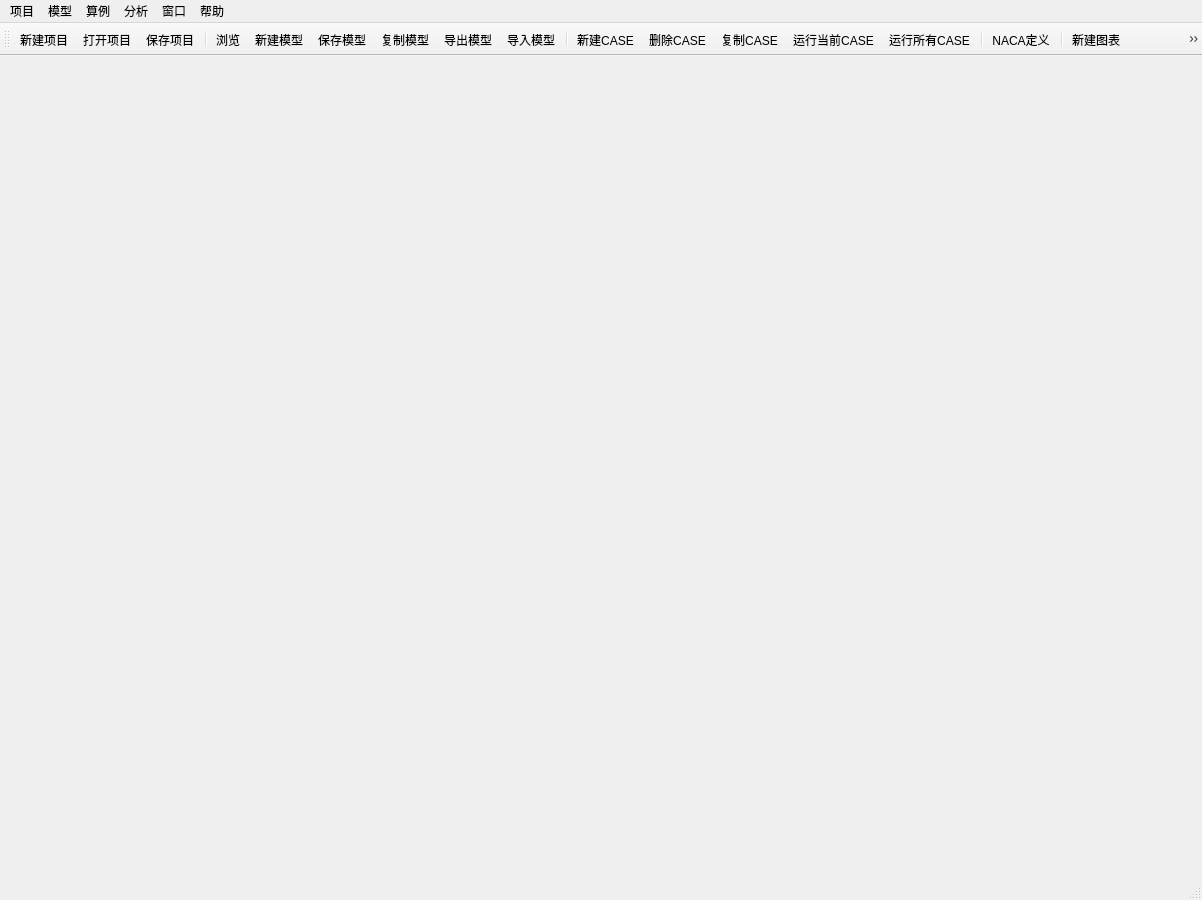
<?xml version="1.0" encoding="UTF-8"?>
<ui version="4.0">
 <class>MainWindow</class>
 <widget class="QMainWindow" name="MainWindow">
  <property name="geometry">
   <rect>
    <x>0</x>
    <y>0</y>
    <width>1202</width>
    <height>900</height>
   </rect>
  </property>
  <property name="windowTitle">
   <string>Datcom辅助分析软件</string>
  </property>
  <widget class="QWidget" name="centralWidgetLay">
   <property name="maximumSize">
    <size>
     <width>16777215</width>
     <height>16777215</height>
    </size>
   </property>
   <layout class="QVBoxLayout" name="verticalLayout">
    <item>
     <widget class="QWidget" name="Main_widget" native="true">
      <property name="sizePolicy">
       <sizepolicy hsizetype="Expanding" vsizetype="Expanding">
        <horstretch>0</horstretch>
        <verstretch>0</verstretch>
       </sizepolicy>
      </property>
      <property name="maximumSize">
       <size>
        <width>16777215</width>
        <height>16777215</height>
       </size>
      </property>
     </widget>
    </item>
   </layout>
  </widget>
  <widget class="QMenuBar" name="menuBar">
   <property name="geometry">
    <rect>
     <x>0</x>
     <y>0</y>
     <width>1202</width>
     <height>23</height>
    </rect>
   </property>
   <widget class="QMenu" name="menuProject">
    <property name="title">
     <string>项目</string>
    </property>
    <addaction name="actionNewProject"/>
    <addaction name="actionOpenProject"/>
    <addaction name="actionSaveProject"/>
    <addaction name="separator"/>
    <addaction name="actionSettings"/>
    <addaction name="actionImportSettings"/>
    <addaction name="actionExportSettings"/>
    <addaction name="separator"/>
    <addaction name="actionExit"/>
   </widget>
   <widget class="QMenu" name="menu_Model">
    <property name="title">
     <string>模型</string>
    </property>
    <addaction name="actionBrowse"/>
    <addaction name="actionNewModel"/>
    <addaction name="actionCopyModel"/>
    <addaction name="actionSaveModel"/>
    <addaction name="separator"/>
    <addaction name="actionExportModel"/>
    <addaction name="actionImportModel"/>
    <addaction name="separator"/>
    <addaction name="actionManageModelTemplete"/>
    <addaction name="separator"/>
    <addaction name="actionNACA"/>
   </widget>
   <widget class="QMenu" name="menu_Problem">
    <property name="title">
     <string>算例</string>
    </property>
    <addaction name="actionNewCASE"/>
    <addaction name="actionCopyCASE"/>
    <addaction name="actionDeleteCASE"/>
    <addaction name="separator"/>
    <addaction name="actionRunning"/>
    <addaction name="actionRunAllCASE"/>
    <addaction name="separator"/>
   </widget>
   <widget class="QMenu" name="menu_Windows">
    <property name="title">
     <string>窗口</string>
    </property>
    <addaction name="actionProjectManager"/>
    <addaction name="actionModelPreview"/>
    <addaction name="actionReportWindow"/>
    <addaction name="actionLogWindow"/>
    <addaction name="actionImageTips"/>
    <addaction name="separator"/>
    <addaction name="actionReloadLayout"/>
    <addaction name="actionImportUserLayout"/>
    <addaction name="actionExportUserLayout"/>
    <addaction name="separator"/>
   </widget>
   <widget class="QMenu" name="menu_Help">
    <property name="title">
     <string>帮助</string>
    </property>
    <addaction name="actionDocs"/>
    <addaction name="actionHelp"/>
    <addaction name="separator"/>
    <addaction name="actionAbout"/>
   </widget>
   <widget class="QMenu" name="menu_Analyze">
    <property name="title">
     <string>分析</string>
    </property>
    <widget class="QMenu" name="menu_8">
     <property name="title">
      <string>分析向导</string>
     </property>
     <addaction name="actionNewSubPlot"/>
     <addaction name="actionDeletePlot"/>
    </widget>
    <widget class="QMenu" name="menu_7">
     <property name="title">
      <string>曲线窗口布局</string>
     </property>
     <addaction name="actionOnlyOnePlot"/>
     <addaction name="actionTwoOneLayout"/>
     <addaction name="actionTwoTwoPlot"/>
     <addaction name="separator"/>
     <addaction name="actionCustomPlot"/>
    </widget>
    <addaction name="menu_8"/>
    <addaction name="separator"/>
    <addaction name="menu_7"/>
   </widget>
   <addaction name="menuProject"/>
   <addaction name="menu_Model"/>
   <addaction name="menu_Problem"/>
   <addaction name="menu_Analyze"/>
   <addaction name="menu_Windows"/>
   <addaction name="menu_Help"/>
  </widget>
  <widget class="QStatusBar" name="statusBar"/>
  <widget class="QToolBar" name="toolBar">
   <property name="windowTitle">
    <string>toolBar</string>
   </property>
   <attribute name="toolBarArea">
    <enum>TopToolBarArea</enum>
   </attribute>
   <attribute name="toolBarBreak">
    <bool>false</bool>
   </attribute>
   <addaction name="actionNewProject"/>
   <addaction name="actionOpenProject"/>
   <addaction name="actionSaveProject"/>
   <addaction name="separator"/>
   <addaction name="actionBrowse"/>
   <addaction name="actionNewModel"/>
   <addaction name="actionSaveModel"/>
   <addaction name="actionCopyModel"/>
   <addaction name="actionExportModel"/>
   <addaction name="actionImportModel"/>
   <addaction name="separator"/>
   <addaction name="actionNewCASE"/>
   <addaction name="actionDeleteCASE"/>
   <addaction name="actionCopyCASE"/>
   <addaction name="actionRunning"/>
   <addaction name="actionRunAllCASE"/>
   <addaction name="separator"/>
   <addaction name="actionNACA"/>
   <addaction name="separator"/>
   <addaction name="actionNewSubPlot"/>
   <addaction name="actionDeletePlot"/>
   <addaction name="actionOnlyOnePlot"/>
   <addaction name="actionTwoOneLayout"/>
   <addaction name="actionTwoTwoPlot"/>
   <addaction name="actionCustomPlot"/>
  </widget>
  <action name="actionDocs">
   <property name="icon">
    <iconset resource="MainWindow.qrc">
     <normaloff>:/icos/ircEditTopic.png</normaloff>:/icos/ircEditTopic.png</iconset>
   </property>
   <property name="text">
    <string>文档</string>
   </property>
  </action>
  <action name="actionHelp">
   <property name="icon">
    <iconset resource="MainWindow.qrc">
     <normaloff>:/icos/help.png</normaloff>:/icos/help.png</iconset>
   </property>
   <property name="text">
    <string>帮助</string>
   </property>
  </action>
  <action name="actionAbout">
   <property name="icon">
    <iconset resource="MainWindow.qrc">
     <normaloff>:/icos/preferences-mail_generic.png</normaloff>:/icos/preferences-mail_generic.png</iconset>
   </property>
   <property name="text">
    <string>关于我们</string>
   </property>
  </action>
  <action name="actionNewProject">
   <property name="icon">
    <iconset resource="MainWindow.qrc">
     <normaloff>:/icos/projectUserProps.png</normaloff>:/icos/projectUserProps.png</iconset>
   </property>
   <property name="text">
    <string>新建项目</string>
   </property>
  </action>
  <action name="actionOpenProject">
   <property name="icon">
    <iconset resource="MainWindow.qrc">
     <normaloff>:/icos/dirOpen.png</normaloff>:/icos/dirOpen.png</iconset>
   </property>
   <property name="text">
    <string>打开项目</string>
   </property>
  </action>
  <action name="actionSaveProject">
   <property name="icon">
    <iconset resource="MainWindow.qrc">
     <normaloff>:/icos/fileSave.png</normaloff>:/icos/fileSave.png</iconset>
   </property>
   <property name="text">
    <string>保存项目</string>
   </property>
  </action>
  <action name="actionSettings">
   <property name="icon">
    <iconset resource="MainWindow.qrc">
     <normaloff>:/icos/configureShortcuts.png</normaloff>:/icos/configureShortcuts.png</iconset>
   </property>
   <property name="text">
    <string>设置</string>
   </property>
  </action>
  <action name="actionImportSettings">
   <property name="icon">
    <iconset resource="MainWindow.qrc">
     <normaloff>:/icos/bookmarkPrevious.png</normaloff>:/icos/bookmarkPrevious.png</iconset>
   </property>
   <property name="text">
    <string>导入设置</string>
   </property>
  </action>
  <action name="actionExportSettings">
   <property name="icon">
    <iconset resource="MainWindow.qrc">
     <normaloff>:/icos/bookmarkNext.png</normaloff>:/icos/bookmarkNext.png</iconset>
   </property>
   <property name="text">
    <string>导出设置</string>
   </property>
  </action>
  <action name="actionExit">
   <property name="icon">
    <iconset resource="MainWindow.qrc">
     <normaloff>:/icos/close.png</normaloff>:/icos/close.png</iconset>
   </property>
   <property name="text">
    <string>退出</string>
   </property>
  </action>
  <action name="actionBrowse">
   <property name="icon">
    <iconset resource="MainWindow.qrc">
     <normaloff>:/icos/pluginRepository.png</normaloff>:/icos/pluginRepository.png</iconset>
   </property>
   <property name="text">
    <string>浏览</string>
   </property>
  </action>
  <action name="actionNewModel">
   <property name="icon">
    <iconset resource="MainWindow.qrc">
     <normaloff>:/icos/pluginInstall.png</normaloff>:/icos/pluginInstall.png</iconset>
   </property>
   <property name="text">
    <string>新建模型</string>
   </property>
  </action>
  <action name="actionSaveModel">
   <property name="icon">
    <iconset resource="MainWindow.qrc">
     <normaloff>:/icos/issueFixed.png</normaloff>:/icos/issueFixed.png</iconset>
   </property>
   <property name="text">
    <string>保存模型</string>
   </property>
   <property name="shortcut">
    <string>Ctrl+S</string>
   </property>
  </action>
  <action name="actionExportModel">
   <property name="icon">
    <iconset resource="MainWindow.qrc">
     <normaloff>:/icos/bookmarkToggle.png</normaloff>:/icos/bookmarkToggle.png</iconset>
   </property>
   <property name="text">
    <string>导出模型</string>
   </property>
  </action>
  <action name="actionImportModel">
   <property name="icon">
    <iconset resource="MainWindow.qrc">
     <normaloff>:/icos/outgoingBookmark.png</normaloff>:/icos/outgoingBookmark.png</iconset>
   </property>
   <property name="text">
    <string>导入模型</string>
   </property>
  </action>
  <action name="actionCopyModel">
   <property name="icon">
    <iconset resource="MainWindow.qrc">
     <normaloff>:/icos/moveBookmark.png</normaloff>:/icos/moveBookmark.png</iconset>
   </property>
   <property name="text">
    <string>复制模型</string>
   </property>
  </action>
  <action name="actionManageModelTemplete">
   <property name="icon">
    <iconset resource="MainWindow.qrc">
     <normaloff>:/icos/preferences-api.png</normaloff>:/icos/preferences-api.png</iconset>
   </property>
   <property name="text">
    <string>管理模型模板</string>
   </property>
  </action>
  <action name="actionNewCASE">
   <property name="icon">
    <iconset resource="MainWindow.qrc">
     <normaloff>:/icos/tabNew.png</normaloff>:/icos/tabNew.png</iconset>
   </property>
   <property name="text">
    <string>新建CASE</string>
   </property>
  </action>
  <action name="actionCopyCASE">
   <property name="icon">
    <iconset resource="MainWindow.qrc">
     <normaloff>:/icos/importShortcuts.png</normaloff>:/icos/importShortcuts.png</iconset>
   </property>
   <property name="text">
    <string>复制CASE</string>
   </property>
  </action>
  <action name="actionDeleteCASE">
   <property name="icon">
    <iconset resource="MainWindow.qrc">
     <normaloff>:/icos/cBreak.png</normaloff>:/icos/cBreak.png</iconset>
   </property>
   <property name="text">
    <string>删除CASE</string>
   </property>
  </action>
  <action name="actionRunning">
   <property name="icon">
    <iconset resource="MainWindow.qrc">
     <normaloff>:/icos/1rightarrow.png</normaloff>:/icos/1rightarrow.png</iconset>
   </property>
   <property name="text">
    <string>运行当前CASE</string>
   </property>
  </action>
  <action name="actionRunAllCASE">
   <property name="icon">
    <iconset resource="MainWindow.qrc">
     <normaloff>:/icos/2rightarrow.png</normaloff>:/icos/2rightarrow.png</iconset>
   </property>
   <property name="text">
    <string>运行所有CASE</string>
   </property>
  </action>
  <action name="actionProjectManager">
   <property name="icon">
    <iconset resource="MainWindow.qrc">
     <normaloff>:/icos/projectOpen.png</normaloff>:/icos/projectOpen.png</iconset>
   </property>
   <property name="text">
    <string>项目管理器</string>
   </property>
  </action>
  <action name="actionNACA">
   <property name="icon">
    <iconset resource="MainWindow.qrc">
     <normaloff>:/icos/fileIDL.png</normaloff>:/icos/fileIDL.png</iconset>
   </property>
   <property name="text">
    <string>NACA定义</string>
   </property>
  </action>
  <action name="actionModelPreview">
   <property name="icon">
    <iconset resource="MainWindow.qrc">
     <normaloff>:/icos/preferences-search.png</normaloff>:/icos/preferences-search.png</iconset>
   </property>
   <property name="text">
    <string>模型预览窗口</string>
   </property>
  </action>
  <action name="actionReportWindow">
   <property name="icon">
    <iconset resource="MainWindow.qrc">
     <normaloff>:/icos/drawFill.png</normaloff>:/icos/drawFill.png</iconset>
   </property>
   <property name="text">
    <string>报表窗口</string>
   </property>
  </action>
  <action name="actionExportUserLayout">
   <property name="icon">
    <iconset resource="MainWindow.qrc">
     <normaloff>:/icos/pullBookmark.png</normaloff>:/icos/pullBookmark.png</iconset>
   </property>
   <property name="text">
    <string>导出用户布局</string>
   </property>
  </action>
  <action name="actionReloadLayout">
   <property name="icon">
    <iconset resource="MainWindow.qrc">
     <normaloff>:/icos/updateLocal.png</normaloff>:/icos/updateLocal.png</iconset>
   </property>
   <property name="text">
    <string>恢复默认布局</string>
   </property>
  </action>
  <action name="actionImportUserLayout">
   <property name="icon">
    <iconset resource="MainWindow.qrc">
     <normaloff>:/icos/pushBookmark.png</normaloff>:/icos/pushBookmark.png</iconset>
   </property>
   <property name="text">
    <string>导入用户布局</string>
   </property>
  </action>
  <action name="actionNewSubPlot">
   <property name="icon">
    <iconset resource="MainWindow.qrc">
     <normaloff>:/icos/preferences-shell.png</normaloff>:/icos/preferences-shell.png</iconset>
   </property>
   <property name="text">
    <string>新建图表</string>
   </property>
  </action>
  <action name="actionDeletePlot">
   <property name="icon">
    <iconset resource="MainWindow.qrc">
     <normaloff>:/icos/deleteShape.png</normaloff>:/icos/deleteShape.png</iconset>
   </property>
   <property name="text">
    <string>删除图表</string>
   </property>
  </action>
  <action name="actionOnlyOnePlot">
   <property name="icon">
    <iconset resource="MainWindow.qrc">
     <normaloff>:/icos/plot1.png</normaloff>:/icos/plot1.png</iconset>
   </property>
   <property name="text">
    <string>1行1列</string>
   </property>
  </action>
  <action name="actionTwoOneLayout">
   <property name="icon">
    <iconset resource="MainWindow.qrc">
     <normaloff>:/icos/plot1-2.png</normaloff>:/icos/plot1-2.png</iconset>
   </property>
   <property name="text">
    <string>1行2列</string>
   </property>
  </action>
  <action name="actionTwoTwoPlot">
   <property name="icon">
    <iconset resource="MainWindow.qrc">
     <normaloff>:/icos/icons.png</normaloff>:/icos/icons.png</iconset>
   </property>
   <property name="text">
    <string>2行2列</string>
   </property>
  </action>
  <action name="actionCustomPlot">
   <property name="icon">
    <iconset resource="MainWindow.qrc">
     <normaloff>:/icos/grid.png</normaloff>:/icos/grid.png</iconset>
   </property>
   <property name="text">
    <string>自定义</string>
   </property>
  </action>
  <action name="actionLogWindow">
   <property name="icon">
    <iconset resource="MainWindow.qrc">
     <normaloff>:/icos/compareFiles.png</normaloff>:/icos/compareFiles.png</iconset>
   </property>
   <property name="text">
    <string>日志窗口</string>
   </property>
  </action>
  <action name="actionImageTips">
   <property name="icon">
    <iconset resource="MainWindow.qrc">
     <normaloff>:/icos/siteinfo-media.png</normaloff>:/icos/siteinfo-media.png</iconset>
   </property>
   <property name="text">
    <string>可视化提示窗口</string>
   </property>
  </action>
 </widget>
 <resources>
  <include location="MainWindow.qrc"/>
 </resources>
 <connections/>
</ui>
